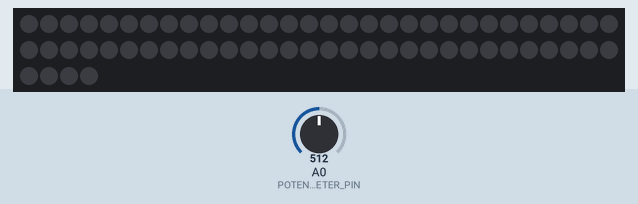
This sketch was run on a simulated Arduino Uno, built with avr-gcc and run on an emulated ATmega328P. Parts: 64 RGB LEDs in strip order, left to right, continuing on the next row. Inputs (shaded band) come from the test bench; at power-on: A0 (POTENIOMETER_PIN) = 512. Dim RGB values are drawn brighter than linear.

Above: at 1.2 s.
1.3 s: A0 (POTENIOMETER_PIN) set to 716
At 2.4 s:
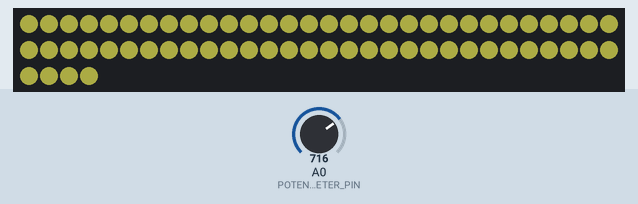
2.8 s: A0 (POTENIOMETER_PIN) set to 900
At 3.4 s:
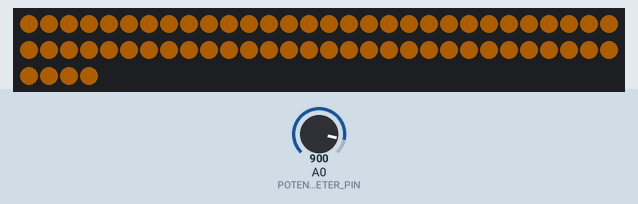
4.3 s: A0 (POTENIOMETER_PIN) set to 1023
At 5.0 s:
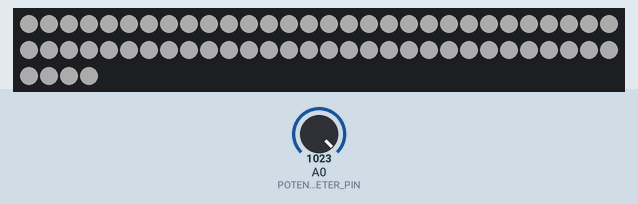
5.8 s: A0 (POTENIOMETER_PIN) set to 306
At 7.0 s:
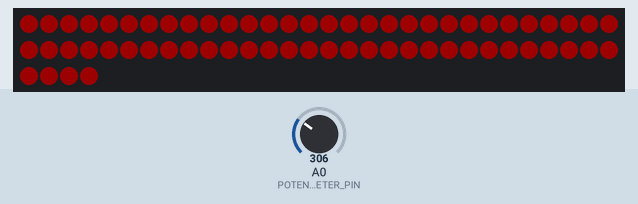
7.3 s: A0 (POTENIOMETER_PIN) set to 511
At 8.0 s:
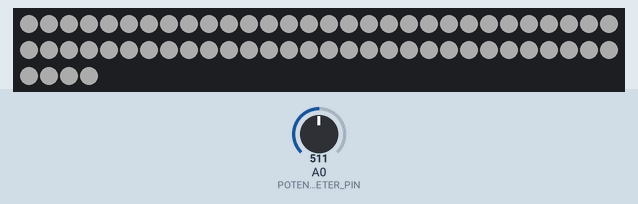
8.8 s: A0 (POTENIOMETER_PIN) set to 0
At 9.7 s:
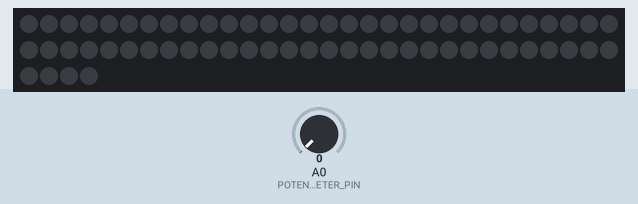
Timing chart, 0 to 11.3 s (numbered marks = the images above; inputs shaded):
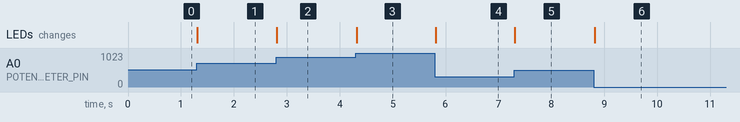

Measured:
- after the input at 1.3 s, the LEDs: change at once (image 1)
- after the input at 2.8 s, the LEDs: change at once (image 2)
- after the input at 4.3 s, the LEDs: change at once (image 3)
- after the input at 5.8 s, the LEDs: change at once (image 4)
- after the input at 7.3 s, the LEDs: change at once (image 5)
- after the input at 8.8 s, the LEDs: change at once (image 6)

The sketch:

Gradient.ino
```cpp
#include "FastLED.h"

#define DATA_PIN          1
#define LED_TYPE          WS2812B
#define COLOR_ORDER       GRB
#define NUM_LEDS          64
#define POTENIOMETER_PIN   0

CRGB leds[NUM_LEDS];

#define BRIGHTNESS        48
#define FRAMES_PER_SECOND 60

uint32_t startColor = 0xFF512F;
uint32_t endColor = 0xDD2476;

uint8_t pot;

void nextFrame(int st, int ed) {
  fill_gradient_RGB(leds, 0, CRGB(startColor), NUM_LEDS - 1, CRGB(endColor));
}

void setup() {
  /* Initialize Fastled Strip */
  FastLED.addLeds<LED_TYPE, DATA_PIN, COLOR_ORDER>(leds, NUM_LEDS).setCorrection(TypicalLEDStrip);

  /* Adjust for brightness */
  FastLED.setBrightness(BRIGHTNESS);
}

void loop() {
  pot = analogRead(POTENIOMETER_PIN);
  fill_solid(leds, NUM_LEDS, HeatColor(pot));
  FastLED.show();
  FastLED.delay(1000 / FRAMES_PER_SECOND);
}
```
